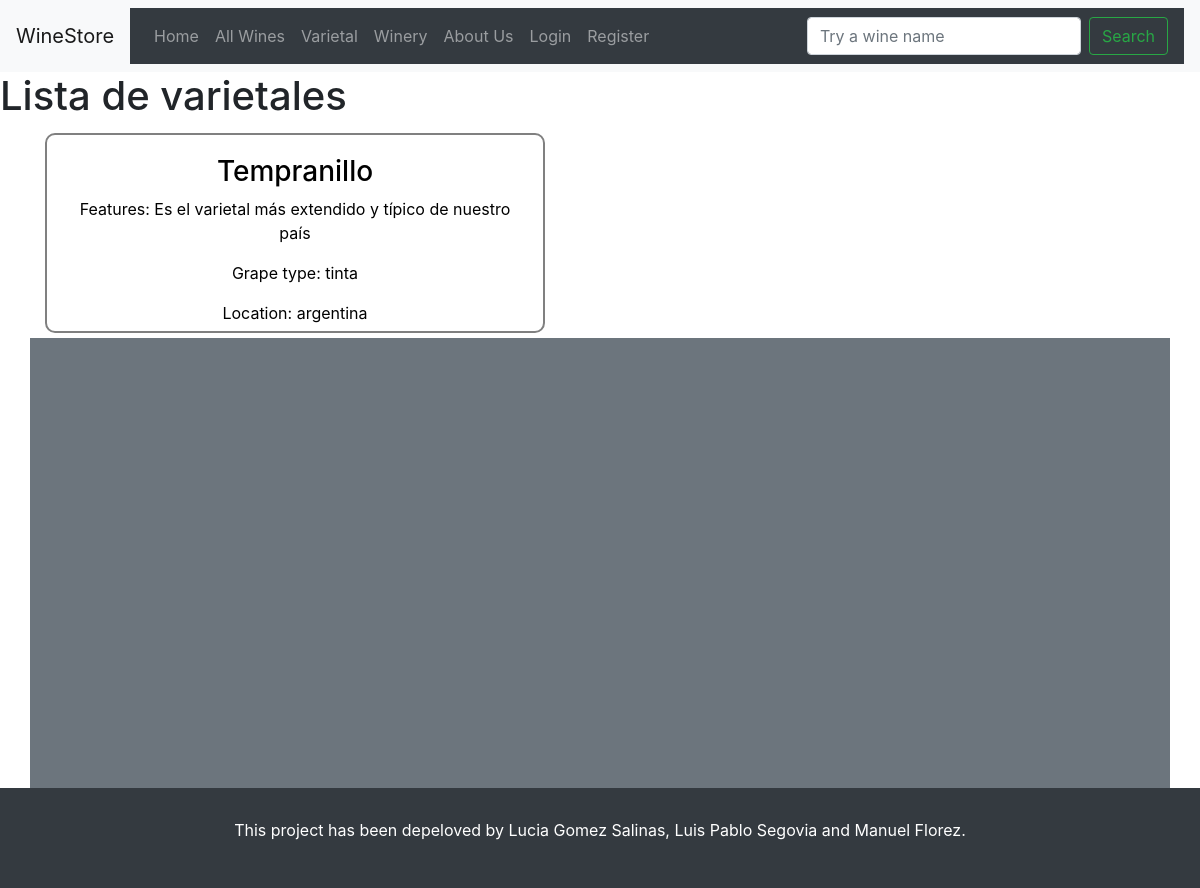
Before: /varietal/varietal/ with the older database file.
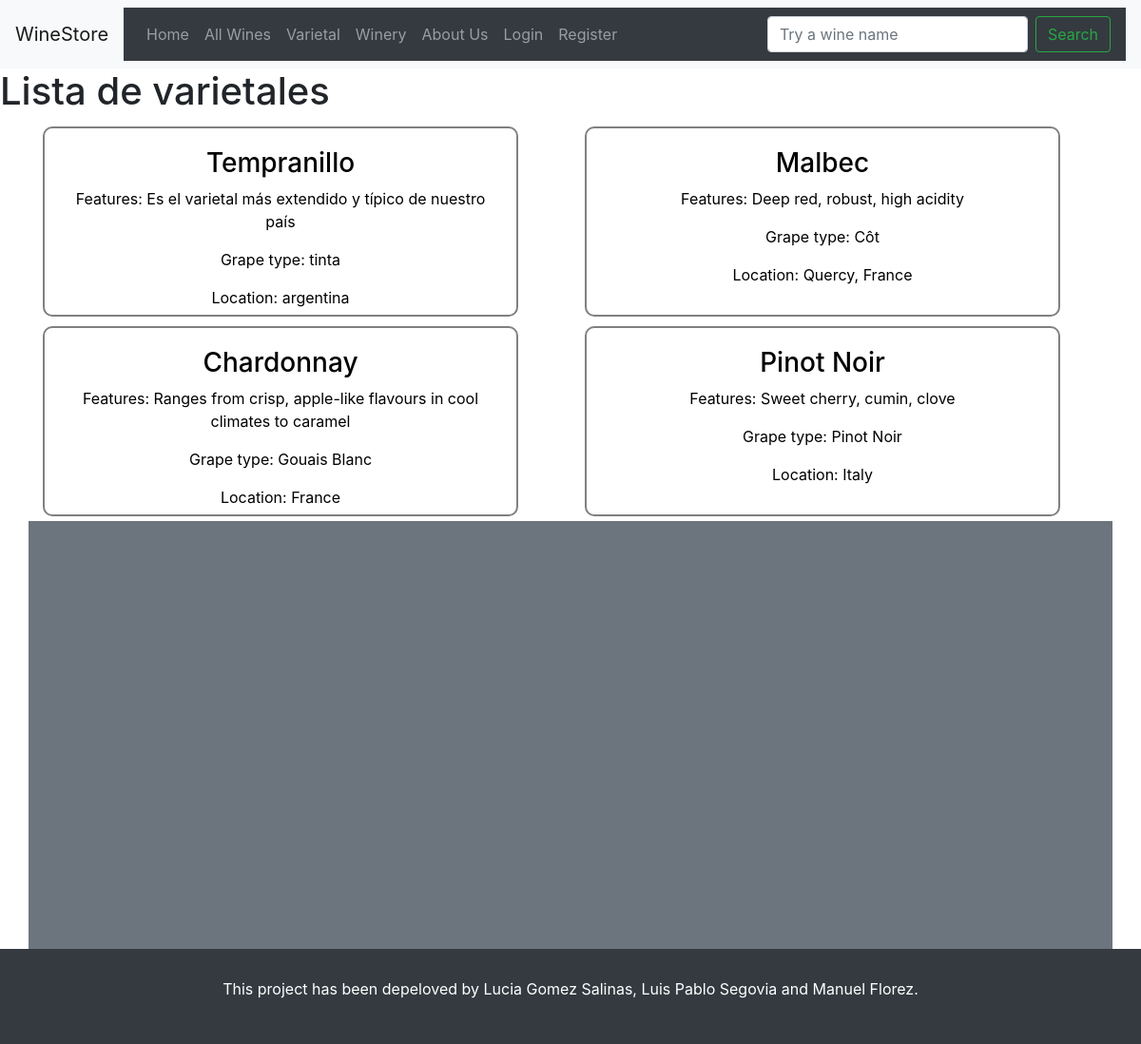
After: the same page with the newer database file.
### varietal/models.py (models this page shows, shortened)
class varietal(models.Model):
    name = models.CharField(max_length=100)
    features = models.CharField(max_length=300)
    type_grape = models.CharField(max_length=50)
    location = models.CharField(max_length=100)

### varietal/views.py (the view)
# urls.py: path('varietal/', varietal_func, name='varietal'),
def varietal_func(request):
    varietal_list = varietal.objects.all()
    context = {
        'varietal_list':varietal_list
    }
    return render(request, 'varietal/varietal_list.html', context=context)

### templates/varietal/varietal_list.html (shortened to what this page needs)
{% extends 'base.html' %}
{% block content %}
<h1>Lista de varietales</h1>
    <div class="container">
        {% if varietal_list %}
        <div class="row">
            {% for varietal in varietal_list %}
                <div class="item col-6" style="text-align: center;">
                    <div class="container"
                    style="padding: 20px; border: 2px solid gray;
                    border-radius: 10px; margin: 5px 0px;
                    width: 500px; height: 200px;">
                        <a href="/varietal/varietal_products/{{varietal.id}}/" style="color: black;">
                            <h3>{{ varietal.name }}</h3>
                            <p>Features: {{ varietal.features }}</p>
                            <p>Grape type: {{ varietal.type_grape }}</p>
                            <p>Location: {{ varietal.location }}</p>
                        </a>
                    </div>
                </div>
            {% endfor %}
        </div>
        {% else %}
            <p>Todavía no se ha cargado ningún varietal.</p>
        {% endif %}
    </div>
{% endblock %}

Changed rows visible on the page:
added varietal: name "Malbec", features "Deep red, robust, high acidity", type_grape "Côt", location "Quercy, France"
added varietal: name "Chardonnay", features "Ranges from crisp, apple-like flavours in cool climates to caramel", type_grape "Gouais Blanc", location "France"
added varietal: name "Pinot Noir", features "Sweet cherry, cumin, clove", type_grape "Pinot Noir", location "Italy"
